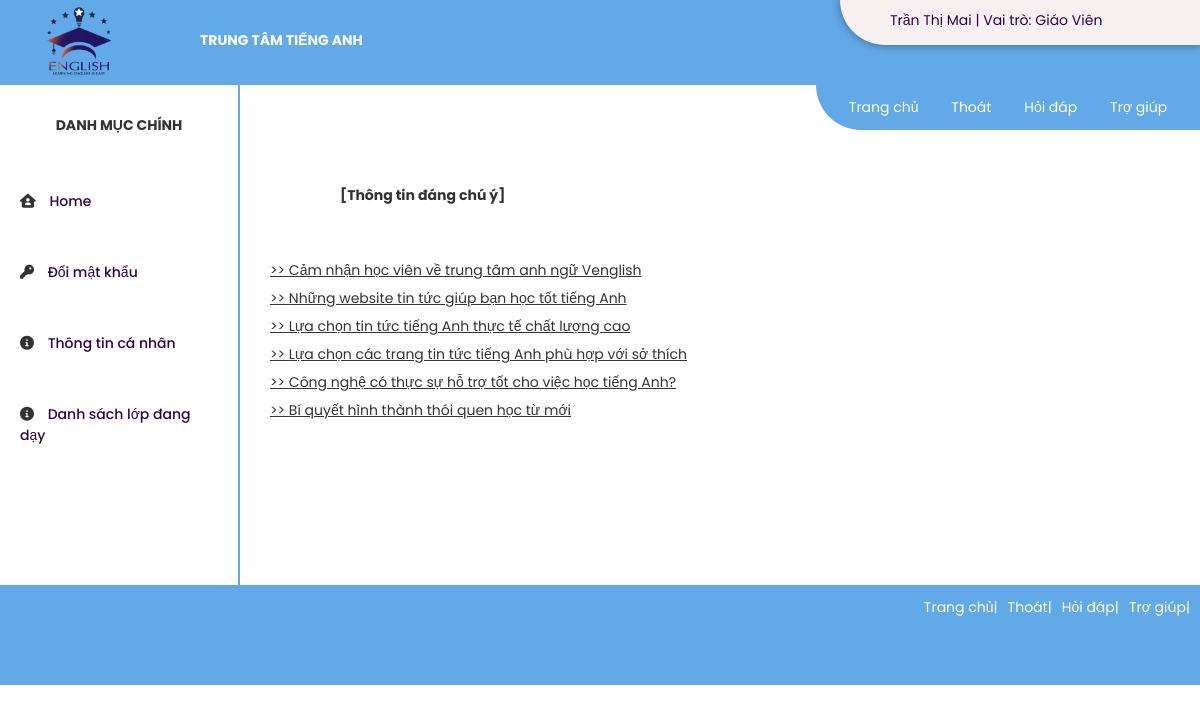
/teacherH (signed in), run on the app's committed database.
### tables this page shows
CREATE TABLE `giaovien` (
  `id` int(11) NOT NULL,
  `id_user` int(11) NOT NULL,
  `ho` varchar(255) NOT NULL,
  `ten` varchar(255) NOT NULL,
  `ngaysinh` date NOT NULL,
  `gioitinh` varchar(255) NOT NULL,
  `sdt` int(11) NOT NULL,
  `diachi` varchar(255) NOT NULL,
  `id_luong` int(11) DEFAULT NULL
);

CREATE TABLE `baiviet` (
  `id` int(11) NOT NULL,
  `tieude` varchar(255) NOT NULL,
  `noidung` text NOT NULL,
  `hinhanh` varchar(255) NOT NULL,
  `hoatdong` int(11) NOT NULL,
  `time` datetime NOT NULL DEFAULT current_timestamp()
);

### mvc/core/controler.php (called while the page is built, shortened)
<?php
class Controler
{
    public function view($view, $data = array())
    {
        require_once "./mvc/views/" . $view . ".php";
    }
}

### mvc/controllers/teacherH/teacherPage.php (called while the page is built, shortened)
<?php
class teacherPage extends Controler
{
    public function myhome()
    {
        $teacher = $this->model("teacher");
        $item_teacher = json_decode($teacher->getInforByIdUser(), true);
        $post = $this->model('post');
        $list_post = json_decode($post->listPost(), true);
        $this->view("teacher_v", [
            'page' => 'post',
            "teacher" => $item_teacher,
            "post" => $list_post
        ]);
    }
}

### mvc/core/app.php (called while the page is built, shortened)
<?php
    class App
    {
        public $action = "myhome";
        public $params = [];
        public function __construct()
        {
            $arr = $this->UrlProcess();
            if (file_exists("./mvc/controllers/".$arr[0].".php")) {
                unset($arr[0]);
            }
            $this->controler = new $this->controler;
            if (isset($arr)) {
                $this->params = array_values($arr);
            }
            else $this->params = [];
            call_user_func_array([$this->controler,$this->action],$this->params);
        }
        public function UrlProcess()
        {
            if (isset($_GET['url'])) {
                return explode("/",strtolower(preg_replace('/\s+/', '', $_GET['url'])));
            }
            else return [''];
        }
    }

### index.php (called while the page is built, shortened)
<?php
    $myApp = new App();
?>

### mvc/core/DB.php (called while the page is built, shortened)
<?php
class DB
{
    public $con;
    public function __construct()
    {
        $host = "localhost:3308";
        $uname = "root";
        $pass = "";
        $db = "trungtamtienganh";
        $this->con = mysqli_connect($host, $uname, $pass) or die("could not connect to mysql");
        mysqli_select_db($this->con, $db) or die("no database");
        mysqli_query($this->con, "SET NAMES 'utf8'");
    }
    public function getDefineData($sql)
    {
        $resutl = $this->con->query($sql);
        $data = array();
        if ($resutl->num_rows > 0) {
            while ($row = $resutl->fetch_assoc()) {
                array_push($data, $row);
            }
        }
        return json_encode($data);
    }
    public function getData($field = [], $table, $where = [], $top = [])
    {
        $sql = "SELECT " . implode(",", $field) . "
                FROM $table ";
        if (!empty($where)) {
            $sql .= "WHERE " . implode(" AND ", $where);
        }
        return $this->getDefineData($sql);
    }
    public function getJoinData($field = [], $table, $join = [], $where = [], $top = [])
    {
        $table .= " " . implode(" ", $join);
        return $this->getData($field, $table, $where, $top);
    }
}

### mvc/models/teacher.php (called while the page is built, shortened)
<?php
class teacher extends DB
{
    public $table = "giaovien";
    public function getInforByIdUser()
    {
        $id = $_SESSION['id'];
        $field = [
            "giaovien.*",
            "luong.hesoluong AS hsl",
            "(luong.hesoluong*luong.luongcoban) AS luong"
        ];
        $join = [
            "LEFT JOIN luong ON giaovien.id_luong = luong.id"
        ];
        $where = [
            "giaovien.id_user = '$id'"
        ];
        return $this->getJoinData($field, $this->table, $join, $where, null);
    }
}

### mvc/models/post.php (called while the page is built, shortened)
<?php
class Post extends DB
{
    public $table = "baiviet";
    public function listPost()
    {
        return $this->getData(["*"], $this->table, null, null);
    }
}

### mvc/views/pages/teacher_layout/post.php (the view)
<div class="main-information">
    <p><?php echo $data['teacher'][0]['ho'] . ' ' . $data['teacher'][0]['ten']; ?> | Vai trò: Giáo
        Viên</p>
</div>
<h3 class="right__heading">[Thông tin đáng chú ý]</h3>
<div class="right__content">
    <?php
    foreach ($data['post'] as $value) {
        if ($value['hoatdong'] == 1) {
    ?>
    <p><a href="#">>> <?php echo $value['tieude']; ?></a></p>
    <?php
        }
    }
    ?>
</div>

### public/css/css1/style.css (style rules this page uses)
* { margin: 0; padding: 0; box-sizing: border-box; color: #333; font-size: 14px; }
html { font-family: 'Poppins', sans-serif; }
.main-information { background-color: rgb(248, 241, 241); position: fixed; top: 0; right: 0; z-index: 1; height: 45px; width: 30%; box-shadow: 0 0 10px rgba(0, 0, 0, 0.4); border-bottom-left-radius: 75px; }
.main-information p { color: rgb(46, 0, 73); display: block; padding: 10px 50px; }
.right__heading { margin: 100px 0 50px 100px; }
.right__content p a { padding: 30px 30px; line-height: 2; color: #333; }

### data on the page
giaovien: ho "Trần Thị", ten "Mai"
baiviet: tieude "Cảm nhận học viên về trung tâm anh ngữ Venglish"
baiviet: tieude "Những website tin tức giúp bạn học tốt tiếng Anh"
baiviet: tieude "Lựa chọn tin tức tiếng Anh thực tế chất lượng cao"
baiviet: tieude "Lựa chọn các trang tin tức tiếng Anh phù hợp với sở thích"
baiviet: tieude "Công nghệ có thực sự hỗ trợ tốt cho việc học tiếng Anh?"
baiviet: tieude "Bí quyết hình thành thói quen học từ mới"
